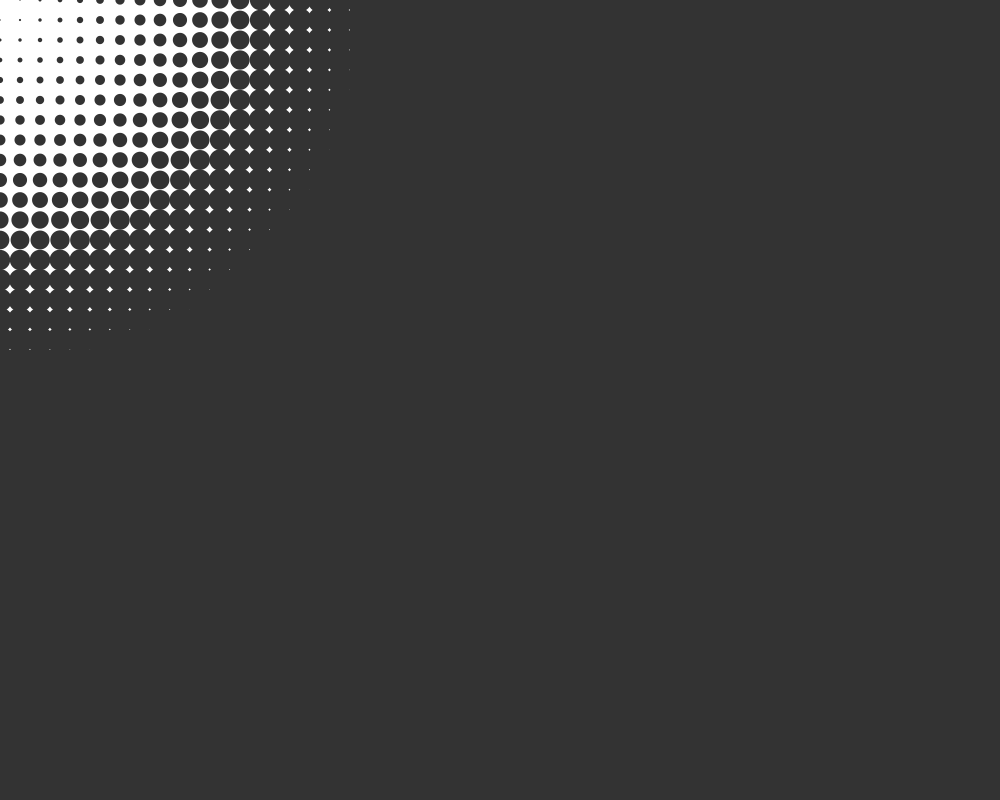
Frame 1 (no input)
Frame 60 (the mouse pressed at the canvas centre just before this capture): identical to frame 1, image omitted
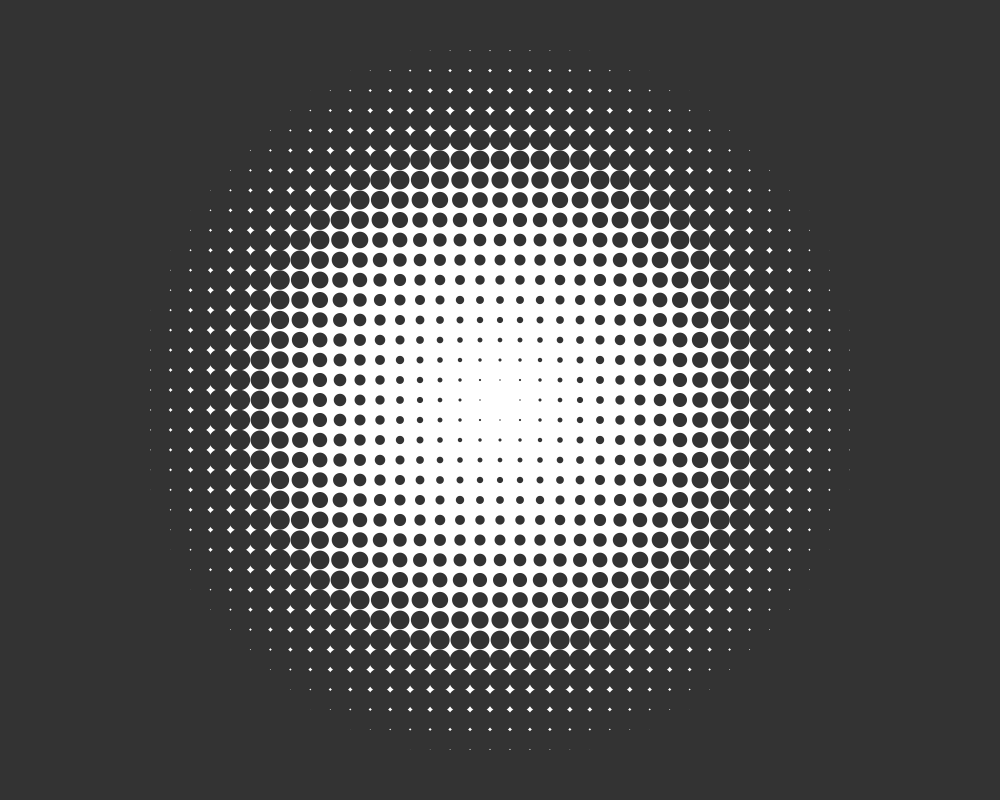
Frame 120 (the mouse held since frame 60 and released just before this capture)

The Processing sketch that drew these frames (run headless with seeded random() and noise(); from frame 60 on, the mouse is pressed at the canvas centre):

// Processing sketch: circularVoid
// ── circularVoid.pde
// Veer Vohra
// Distance Based Shader 2
// Java Ver 1.0

float max;

void setup(){
  size(1000, 800);
  smooth();
  noStroke();
  max = dist(0, 0, width, height);
}

void draw(){
  background(255);
  fill(51);
  for(int i = 0; i <= width; i+=20){
    for(int j = 0; j <= height; j+=20){
      float d = dist(mouseX, mouseY, i, j);
      float size = d/max * 100;
      ellipse(i, j, size, size);
    }
  }
}
